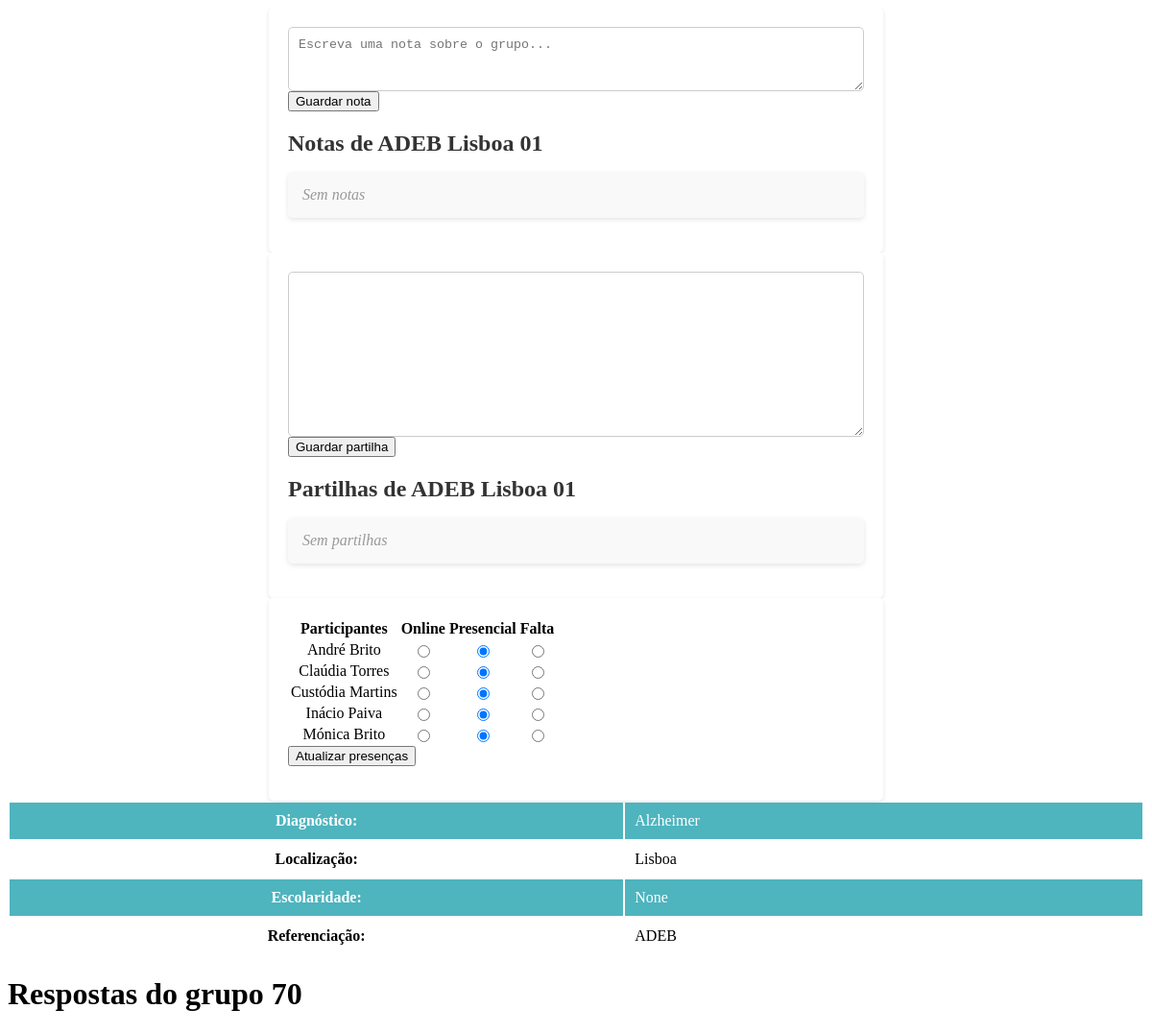
The app's page /diario/diario_grupo/287 (signed in) with its own data.
### diario/models.py (models this page shows, shortened)
class Grupo(models.Model):
    opEscolaridade = (
        ("Analfabeto", "Analfabeto"),
        ("1-4", "1-4"),
        ("5-10", "5-10"),
        ("11+", "11+")
    )
    opPrograma = (
        ("CARE", "CARE"),
        ("COG", "COG"),
    )
    nome = models.CharField(max_length=50)
    diagnostico = models.ForeignKey(Doenca, on_delete=models.CASCADE, null=True, blank=True)
    localizacao = models.CharField(max_length=20, default="", null=True, blank=True)
    escolaridade = models.CharField(max_length=20, choices=opEscolaridade, default="", blank=True, null=True)
    referenciacao = models.ForeignKey(Reference, on_delete=models.CASCADE, null=True, blank=True)
    nivelGDS = models.IntegerField(default=0)
    programa = models.CharField(max_length=20, choices=opPrograma, default="CARE", blank=True, null=True)

class Utilizador(models.Model):
    user = models.ForeignKey(settings.AUTH_USER_MODEL, on_delete=models.CASCADE, default=None, blank=True,
                             null=True)
    info_sensivel = models.ForeignKey(InformacaoSensivel, on_delete=models.CASCADE, default=None, blank=True, null=True)
    opSexo = (
        ("Feminino", "Feminino"),
        ("Masculino", "Masculino"),
        ("Outros", "Outros")
    )
    sexo = models.CharField(max_length=20, choices=opSexo, default="", blank=False, null=False)
    nascimento = models.DateField(null=True, blank=True)
    data_entrada = models.DateTimeField(auto_now_add=True, null=True, blank=True)
    nacionalidade = models.CharField(max_length=20, default="", blank=True, null=True)
    localizacao = models.CharField(max_length=20, default="", blank=True, null=True)
    class Meta:
        abstract = True

class Participante(Utilizador):
    opEscolaridade = (
        ("Analfabeto(a)", "Analfabeto(a)"),
        ("1-4", "1-4"),
        ("5-10", "5-10"),
        ("11+", "11+")
    )
    opResidencia = (
        ("Urbana", "Urbana"),
        ("Rural", "Rural"),
    )
    opSituacaoLaboral = (
        ("Empregado(a)", "Empregado(a)"),
        ("Desempregado(a)", "Desempregado(a)"),
        ("Reformado(a)", "Reformado(a)"),
        ("Doméstica", "Doméstica"),
        ("Estudante", "Estudante"),
    )
    opSituacaoEconomica = (
        ("Muito satisfatória", "Muito satisfatória"),
        ("Satisfatória", "Satisfatória"),
        ("Pouco satisfatória", "Pouco satisfatória"),
        ("Nada satisfatória", "Nada satisfatória"),
    )
    opEstadoCivil = (
        ("Solteiro(a)", "Solteiro(a)"),
        ("Casado(a) ou a viver como tal", "Casado(a) ou a viver como tal"),
        ("Viúvo(a)", "Viúvo(a)"),
        ("Divorciado(a) ou separado(a)", "Divorciado(a) ou separado(a)"),
    )
    opAgregadoFamiliar = (
        ("Vive sozinho(a)", "Vive sozinho(a)"),
        ("Vive com o cônjuge", "Vive com o cônjuge"),
        ("Vive com os filhos", "Vive com os filhos"),
        ("Vive com terceiros", "Vive com terceiros"),
        ("Vive com o cônjuge e terceiros", "Vive com o cônjuge e terceiros"),
        ("Vive com os pais", "Vive com os pais"),
    )
    opEstadoSaude = (
        ("Muito mau", "Muito mau"),
        ("Mau", "Mau"),
        ("Nem mau nem bom", "Nem mau nem bom"),
        ("Bom", "Bom"),
        ("Muito bom", "Muito bom"),
    )
    escolaridade = models.CharField(max_length=20, choices=opEscolaridade, default="1-4", blank=True, null=False)
    residencia = models.CharField(max_length=20, choices=opResidencia, default="Urbana", blank=True, null=True)
    situacaoLaboral = models.CharField(max_length=20, choices=opSituacaoLaboral, default="Reformado(a)", blank=True,
                                       null=True)
    profissaoPrincipal = models.CharField(max_length=100, default="", blank=True, null=True)
    situacaoEconomica = models.CharField(max_length=20, choices=opSituacaoEconomica, default="Satisfatória", blank=True,
                                         null=True)
    estadoCivil = models.CharField(max_length=30, choices=opEstadoCivil, default="Solteiro(a)", blank=True, null=True)
    agregadoFamiliar = models.CharField(max_length=35, choices=opAgregadoFamiliar, default="Vive sozinho(a)",
                                        blank=True, null=True)
    temFilhos = models.BooleanField(default=False, blank=True, null=True)
    nrFilhos = models.IntegerField(default=0, blank=True, null=True)
    autoAvaliacaoEstadoSaude = models.CharField(max_length=30, choices=opEstadoSaude, default="Nem mau nem bom",
                                                blank=True, null=True)
    diagnosticos = models.ManyToManyField(Doenca, related_name='participantes', default=None, null=True, blank=True)
    referenciacao = models.ForeignKey(Reference, on_delete=models.CASCADE, blank=True)
    nivel_gds = models.IntegerField(default=1, validators=[
        MaxValueValidator(7),
        MinValueValidator(1)
    ])
    grupo = models.ManyToManyField(Grupo, blank=True, related_name='participantes')
    cuidadores = models.ManyToManyField(Cuidador, blank=True, related_name='participantes')
    avaliador = models.ForeignKey(settings.AUTH_USER_MODEL, on_delete=models.CASCADE, default=None, blank=True,
                                  null=True, related_name='participantes')
    def __str__(self):
        return f'{self.info_sensivel.nome}'

class InformacaoSensivel(models.Model):
    nome = models.CharField(max_length=100)
    email = models.EmailField(max_length=100, blank=True, null=True)
    telemovel = models.CharField(max_length=20, default="", blank=True, null=True)
    imagem = models.ImageField(null=True, blank=True, upload_to='images/')

class Doenca(models.Model):
    nome = models.CharField(max_length=20, default="")
    def __str__(self):
        return f'{self.nome}'

class Reference(models.Model):
    nome = models.CharField(max_length=20, default="")
    def __str__(self):
        return f'{self.nome}'

### diario/decorators.py (the view)
        def wrapper(request, *args, **kwargs):
            if request.user.groups.filter(name__in=groups).exists() or 'Todos' in groups:
                return function(request, *args, **kwargs)
            else:
                raise Http404

### diario/forms.py
class NotaGrupoForm(ModelForm):
    class Meta:
        model = NotaGrupo
        fields = '__all__'
        widgets = {
            'notaGrupo': Textarea(attrs={'rows': 3, 'placeholder': 'Escreva uma nota sobre o grupo...'}),
        }

class PartilhaGrupoForm(ModelForm):
    class Meta:
        model = PartilhaGrupo
        fields = '__all__'
        widgets = {
            'partilhaGrupo': Textarea(attrs={'rows': 3, 'placeholder': 'Escreva uma partilha sobre o grupo...'}),
        }

### diario/templates/diario/diario_grupo.html (shortened to what this page needs)
<div id="notas" style="overflow: auto; max-height: 600px; border-radius: 6px;">
    <div class="notes-container">
        <div class="note-form">
            <form id="notaGrupoForm" style="margin-bottom:20px;" onsubmit='event.preventDefault(); sendForm({{sessaoGrupo.id}}, "notaGrupoForm");'
                method="post">
                {{ notaGrupoForm.notaGrupo }}
                <button type="submit" name="nota" class="btn mb-btn-outline">Guardar nota</button>
            </form>
        </div>
        <h2 class="notas-title">
            <b>Notas de {{grupo.nome}}</b>
        </h2>
        <ul class="notes-list">
            {% if notasGrupo|length > 0 %}
            {% for nota in notasGrupo %}
            <li>
                <div class="note-content">{{ nota }}</div>
                <span class="note-date">{{ nota.data_str }}</span>
                {% if nota.anotador_dinamizador %}
                <span class="note-author">{{ nota.anotador_dinamizador.nome }}</span>
                {% elif nota.mentor %}
                <span class="note-author">{{ nota.anotador_mentor.nome }}</span>
                {% endif %}
            </li>
            {% endfor %}
            {% else %}
            <li class="no-notes">Sem notas</li>
            {% endif %}
        </ul>
    </div>
</div>
<div id="partilhas" style="overflow: auto; max-height: 600px; border-radius: 6px;">
    <div class="partilhas-container">
        <div class="partilha-form">
            <form id="partilhaGrupoForm"
                  onsubmit='event.preventDefault(); sendForm({{sessaoGrupo.id}}, "partilhaGrupoForm");' method="post">
                {{ partilhaGrupoForm.descricao }}
                <button type="submit" class="btn mb-btn-outline" name="partilha">Guardar partilha</button>
            </form>
        </div>
        <h2 class="partilhas-title"><b>Partilhas de {{ grupo.nome }}</b></h2>
        <ul class="partilhas-list">
            {% if partilhas|length > 0 %}
            {% for partilha in partilhas %}
            <li>
                <div class="partilha-content">{{ partilha }}</div>
                <span class="partilha-date">{{ partilha.data_str }}</span>
                {% if partilha.partilha_dinamizador %}
                <span class="partilha-author">{{ partilha.partilha_dinamizador.nome }}</span>
                {% elif partilha.partilha_mentor %}
                <span class="partilha-author">{{ partilha.partilha_mentor.nome }}</span>
                {% elif partilha.cuidador %}
                <span class="partilha-author">{{ partilha.cuidador.nome }}</span>
                {% elif partilha.participante %}
                <span class="partilha-author">{{ partilha.participante.nome }}</span>
                {% endif %}
            </li>
            {% endfor %}
            {% else %}
            <li class="no-partilhas">Sem partilhas</li>
            {% endif %}
        </ul>
    </div>
</div>
<div id="presencas">
    <div class="partilhas-container">
    <form id="atualizaPresencas" onsubmit="event.preventDefault(); atualizaPresencas({{sessaoGrupo.id}});"
          method="POST">
        <table class="table table-hover">
            <thead>
            <tr>
                <th style="text-align: center; border-radius:6px;"><strong>Participantes</strong></th>
                <th style="text-align: center;"><strong>Online</strong></th>
                <th style="text-align: center;"><strong>Presencial</strong></th>
                <th style="text-align: center; border-radius:6px;"><strong>Falta</strong></th>
            </tr>
            </thead>
            <tbody>
            {% for participante in participantes %}
            <tr>
                <td style="text-align: center;">
                    {{ participante }}
                </td>
                <td style="text-align: center;">
                    <input type="radio" data-participante="{{ participante.id }}" value="online"
                           name="{{ participante.id }}"
                    >
                </td>
                <td style="text-align: center;">
                    <input type="radio" data-participante="{{ participante.id }}"
                           value="presencial"
                           name="{{ participante.id }}"
                           {% if participante.id in presencial_list %}
                           checked
                           {% endif %}
                    >
                </td>
                <td style="text-align: center;">
                    <input type="radio" data-participante="{{ participante.id }}"
                           value="naoVeio"
                           name="{{ participante.id }}"
                    >
                </td>
            </tr>
            {% endfor %}
            </tbody>
        </table>
        <button type="submit" class="btn mb-btn-outline" name="presencas">Atualizar presenças</button>
    </form>
    </div>
</div>
<div id="informacoes">
    <table style="width:100%">
        <tr style="color:white; background-color:#4EB4BE;">
            <th>
                <div class="titulo">Diagnóstico:</div>
            </th>
            <td style="padding:10px;">
                <div class="detalhe">{{ grupo.diagnostico }}</div>
            </td>
        </tr>
        <tr>
            <th>
                <div class="titulo">Localização:</div>
            </th>
            <td style="padding:10px;">
                <div class="detalhe">{{grupo.localizacao}}</div>
            </td>
        </tr>
        <tr style="color:white; background-color:#4EB4BE;">
            <th>
                <div class="titulo">Escolaridade:</div>
            </th>
            <td style="padding:10px;">
                <div class="detalhe">{{grupo.escolaridade}}</div>
            </td>
        </tr>
        <tr>
            <th>
                <div class="titulo">Referenciação:</div>
            </th>
            <td style="padding:10px;">
                <div class="detalhe">{{grupo.referenciacao}}</div>
            </td>
        </tr>
    </table>
</div>
<div id="respostas">
    <h1>Respostas do grupo {{ grupo_id }}</h1>
</div>

### diario/templates/diario/diario_grupo.html (style rules this page uses)
.notes-container { max-width: 600px; margin: 0 auto; padding: 20px; background-color: #fff; border-radius: 5px; box-shadow: 0 2px 5px rgba(0, 0, 0, 0.1); }
.notas-title { margin-top: 20px; margin-bottom: 10px; font-size: 24px; font-weight: bold; color: #333; }
.notes-list { padding: 0; list-style-type: none; }
.notes-list li { margin-bottom: 15px; padding: 15px; background-color: #f9f9f9; border-radius: 5px; display: flex; justify-content: space-between; align-items: center; box-shadow: 0 2px 5px rgba(0, 0, 0, 0.1); transition: background-color 0.3s ease; }
.no-notes { color: #999; font-style: italic; }
.note-form textarea { width: 100%; padding: 10px; border-radius: 5px; border: 1px solid #ccc; resize: vertical; }
.partilhas-container { max-width: 600px; margin: 0 auto; padding: 20px; background-color: #fff; border-radius: 5px; box-shadow: 0 2px 5px rgba(0, 0, 0, 0.1); }
.partilha-form { margin-bottom: 20px; }
.partilha-form textarea { width: 100%; padding: 10px; border-radius: 5px; border: 1px solid #ccc; resize: vertical; }
.partilhas-title { margin-bottom: 10px; font-size: 24px; font-weight: bold; color: #333; }
.partilhas-list { padding: 0; list-style-type: none; }
.partilhas-list li { margin-bottom: 15px; padding: 15px; background-color: #f9f9f9; border-radius: 5px; display: flex; justify-content: space-between; align-items: center; box-shadow: 0 2px 5px rgba(0, 0, 0, 0.1); transition: background-color 0.3s ease; }
.no-partilhas { color: #999; font-style: italic; }

### records on screen
Grupo: nome "ADEB Lisboa 01", diagnostico "Alzheimer", localizacao "Lisboa", escolaridade "None", referenciacao "ADEB"
Participante: info_sensivel.nome "André Brito", id "☑"
Participante: info_sensivel.nome "Claúdia Torres", id "☑"
Participante: info_sensivel.nome "Custódia Martins", id "☑"
Participante: info_sensivel.nome "Inácio Paiva", id "☑"
Participante: info_sensivel.nome "Mónica Brito", id "☑"

### other values on screen
{{ grupo_id }} "70"
